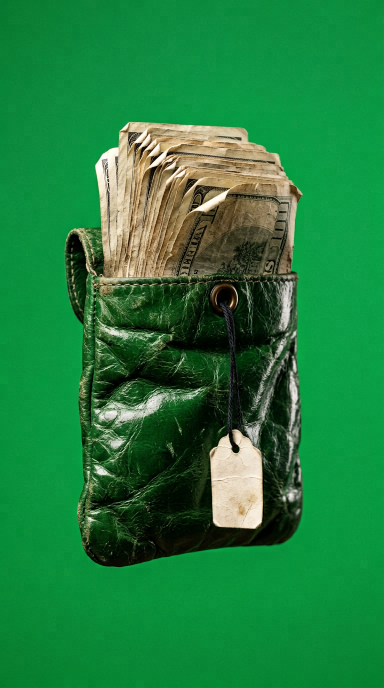
#> input picture showreel/v4/assets/plate-bag-green.png, 768 x 1376 px (shown at 1/2 size)
$ python -i v7.py   (imports and definitions only)
#> lines starting #> are read from the running program, lines starting #| are printed output that depends on the picture; after the words box and inside, x2 and y2 are one past the last pixel; in counts of white or black regions, pixels touching at a corner belong together
### tools/v5.py
#!/usr/bin/env python3
"""v5 — the reference's edit, our objects. No browser, no reference pixels.

REF-01 is a 23.27 s reel: TWENTY / BILLION type slams, a green macro, a bag on a stool
in a storm, a red "2008" portrait, and a loop of the same four motifs. The reference's
photographs are its own generated images; ours are different photographs of the same
ideas (bag on a stool, hands with money, a man in a red room). So this rebuild keeps the
*edit* — the timecodes, the transitions, the layout, the type system, the grade — and
puts our plates in the slots.

Everything is measured rather than eyeballed where a number exists:
  timecodes       analysis/v4-build/shots.json
  drift, grade    analysis/v4-build/shots_motion.json
  type 0.00-0.80  spec/typo-block.json  (fitted to the reference, see BUILD-LOG-01)

    python3 tools/v5.py --spec spec/v5-01.json --out public/demo/v5-30.mp4
"""
from __future__ import annotations

import argparse
import json
import math
import subprocess
import sys
import time
from pathlib import Path

sys.path.insert(0, str(Path(__file__).resolve().parent))
import cv2
import numpy as np
from PIL import Image, ImageDraw, ImageFilter, ImageFont

from ffbin import ffmpeg

W, H = 720, 1280
VENDOR = "showreel/v4/vendor"


# --------------------------------------------------------------------------- utils
# [12 lines left out: function ease, not called in this run]


def lerp(a, b, u):
    return a + (b - a) * u


def hex_rgb(s: str) -> tuple[int, int, int]:
    s = s.lstrip("#")
    return tuple(int(s[i:i + 2], 16) for i in (0, 2, 4))       # -> RGB


# -------------------------------------------------------------------------- assets
_cache: dict[str, np.ndarray] = {}


# [58 lines left out: functions asset, cut, draw_layer, not called in this run]


# ------------------------------------------------------------------- 3D camera
class Cam:
    """A pinhole camera over layers that sit at different depths.

    This is the whole difference between a flat cutout and a parallax shot. A layer at
    depth `z` is scaled by f/(f+z) and translated by the camera's own motion multiplied
    by the same factor, so a layer twice as far moves half as much and grows half as
    fast. The reference's red room does exactly this: the 2008 type slides across the
    man instead of riding with him, which is only possible if they are at two depths.
    """

    def __init__(self, f: float = 1500.0):
#> further down, picture is the input picture: shape (1376, 768, 3); mean B, G, R 61.7, 126.7, 33.5
        self.f = f

    # [4 lines left out: function project, not called in this run]


CAM = Cam()
GAIN = [1.0]        # multiplies the orbit/yaw amplitude; 1.0 is the film, >1 is proof


# [93 lines left out: functions place_px, _perspective, place, rgb, colour_selftest, not called in this run]

# ---------------------------------------------------------------------------- type
_fonts: dict[tuple[str, int], ImageFont.FreeTypeFont] = {}


# [4 lines left out: function font, not called in this run]


_tglyph: dict[tuple[str, str], np.ndarray] = {}


# [22 lines left out: functions glyph, draw_text, not called in this run]


# --------------------------------------------------------------------------- plate
_plate_cache: dict = {}


# [8 lines left out: function plate_surface, not called in this run]


def plate_colour(rgb) -> np.ndarray:
    return np.full((H, W, 3), rgb[::-1], np.float32)


# [39 lines left out: functions plate_gradient, plate_image, vignette, grain, not called in this run]


# --------------------------------------------------------------------------- scenes
GREEN = (125, 187, 11)          # #7dbb0b, measured off the reference's field
RED = (162, 26, 27)             # #a21a1b, the 2008 plate
INK_RED = (157, 9, 10)          # #9d090a, HE SAID / NO
GLASS = (239, 231, 214)         # #efe7d6, the subscribe pill
BAG = "showreel/v4/assets/layers/plate-bag-green-front.png"


# [61 lines left out: functions scene_s1, scene_s2, scene_s3, scene_s4, feather_edges, not called in this run]


# ------------------------------------------------------- plates as back + subject
# Every plate in this project ships as two registered layers: `-back` is the set with
# nobody in it, `-front` is the subject with its own alpha. That is the green-screen
# separation, already done properly -- and the offsets below are measured, not guessed:
# compositing front over back at these offsets reproduces the original plate to within
# 5.8/255. Splitting them is what lets the subject and the room move at different depths.
RATIO = W / 768.0                      # the plates are 768x1376, the film is 720x1280
COVER = max(W / 768.0, H / 1376.0)     # the scale at which a plate fills the frame exactly
PLATE_H = 1376
PAIRS: dict[str, dict] = {}
PAIR_SPEC = {
    "hero":  ("showreel/v4/assets/plate-cta-hero.png",  (54, 288)),
    "bag":   ("showreel/v4/assets/plate-bag-green.png", (120, 234)),
    "stool": ("showreel/v4/assets/plate-bag-stool.png", (174, 528)),
    "hands": ("showreel/v4/assets/plate-hands-red.png", (24, 156)),
}


# [10 lines left out: function load_pairs, not called in this run]


def plate_to_frame(x: float, y: float) -> tuple[float, float]:
    """Where a plate-space point lands in the film, when the plate is cover-fitted."""
    return x * RATIO, y * RATIO + (H - PLATE_H * RATIO) / 2


# [217 lines left out: functions warp_place, pair, red_field, red_room, scene_s5, scene_s6 and 8 more, not called in this run]


# ---------------------------------------------------------------------------- spec
S: dict = {}
TBAG: np.ndarray | None = None
TSTOOL: np.ndarray | None = None
THERO: np.ndarray | None = None
T2008: np.ndarray | None = None
THAND: np.ndarray | None = None


# [62 lines left out: functions load_spec, prepare, render_frame, not called in this run]


_prev_cache: dict[int, np.ndarray] = {}


# [61 lines left out: functions render_prev, main, not called in this run]


# [2 lines that do not run on import are left out]

### tools/v7.py
#!/usr/bin/env python3
"""v6 -- the whole reference edit, filled with our own plates.

`tools/v5.py` built the first seven seconds; it proved the camera and the room. This file
keeps that machinery (imported, not copied) and does three things it could not:

  1. **every shot is sounded and staged, 0.000 s to 23.267 s** -- all thirteen, not five;
  2. **the reference's own graphic devices** are rebuilt from our plates: the tilted
     money-packet card behind the red room, the hands holding cash, the macro of the
     green packet, the "BILLION" ghost inside the word, the slow push in the room;
  3. **the parts that read as a sticker are fixed** -- cutout edges feather into the set,
     the portrait is lit into the room instead of pasted on it, and the room has a real
     light direction, a floor falloff and haze.

Everything is measured from the reference: the shot table in `analysis/v4-build/shots.json`,
the ink widths of the type, the greens of the fields. None of the reference's own frames or
assets are ever drawn -- only numbers.

    python3 tools/v6.py --spec spec/v5-02.json --out public/demo/v6-01.mp4
    python3 tools/v6.py --stills /tmp/v6 --from 3.2 --to 9.2
"""
import argparse
import json
import math
import subprocess
import sys
import time
from pathlib import Path

import cv2
import numpy as np

sys.path.insert(0, str(Path(__file__).resolve().parent))
import v5 as base                                    # noqa: E402  the proven camera + room
from ffbin import ffmpeg                             # noqa: E402

W, H = base.W, base.H
CAM = base.CAM
GAIN = base.GAIN
rgb = base.rgb
glyph = base.glyph
draw_text = base.draw_text
draw_layer = base.draw_layer
place = base.place
place_px = base.place_px
plate_gradient = base.plate_gradient
plate_image = base.plate_image
plate_colour = base.plate_colour
plate_surface = base.plate_surface
feather_edges = base.feather_edges
warp_place = base.warp_place
vignette = base.vignette
grain = base.grain
ease = base.ease
lerp = base.lerp

GREEN = base.GREEN                                   # #7dbb0b, measured off the reference
INK_RED = base.INK_RED                               # #9d090a
GLASS = base.GLASS                                   # #efe7d6
A = "showreel/v4/assets/"

SPEC: dict = {}
T: dict[str, np.ndarray] = {}


# --------------------------------------------------------------------------- helpers
# [61 lines left out: functions lin, pop, despill, defog_front, not called in this run]


def cash_only(img: np.ndarray) -> np.ndarray:
    """Keep only the banknotes in the hands plate: the object, not the hands.

    The reference cuts to hands holding cash; our plate has the same gesture, but the layer
    it lives in is a full red frame whose edges can never be hidden on a lit wall. The notes
    are the part that reads at speed, and they are separable by their own colour -- warm,
    desaturated, much greener than the red set -- with a hard test that no red passes.
    """
    out = img.copy()
    f = out[..., :3].astype(np.float32)
    b, g, r = f[..., 0], f[..., 1], f[..., 2]
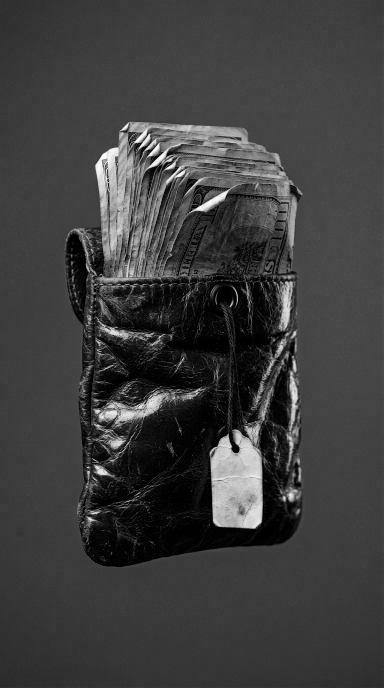
#> b: shape (1376, 768) float32 (shown at 1/2 size); min 0, max 255, mean 61.7
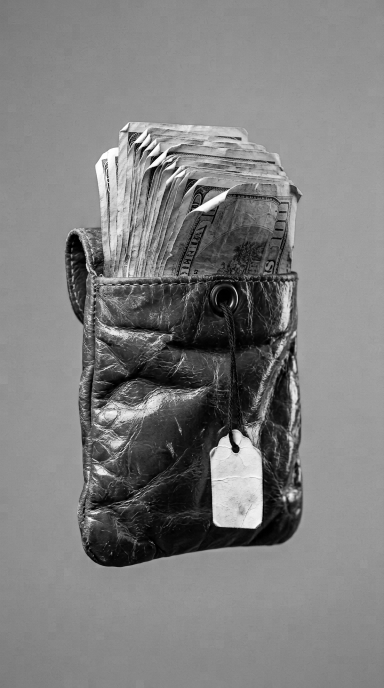
#> g: shape (1376, 768) float32 (shown at 1/2 size); min 0, max 255, mean 126.7
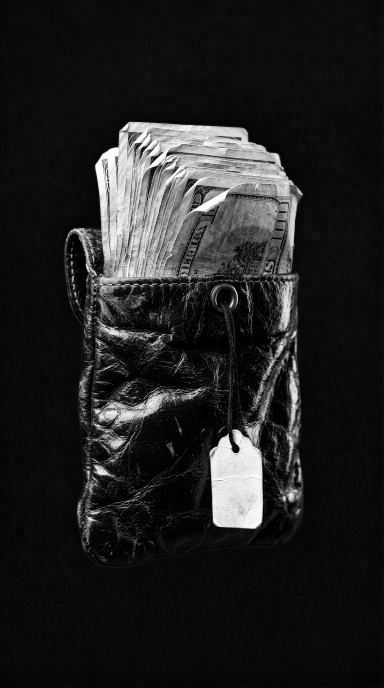
#> r: shape (1376, 768) float32 (shown at 1/2 size); min 0, max 255, mean 33.5
    luma = 0.114 * b + 0.587 * g + 0.299 * r
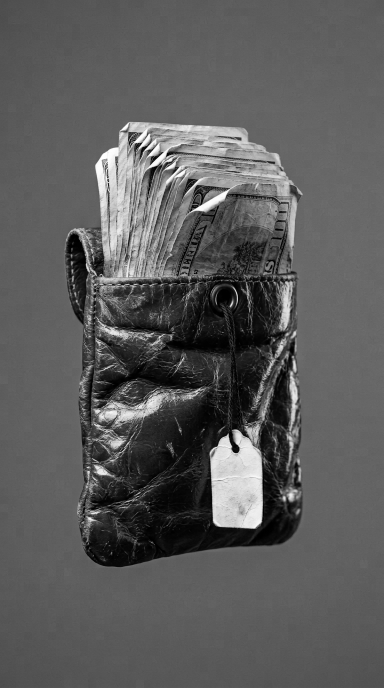
#> luma: shape (1376, 768) float32 (shown at 1/2 size); min 0, max 255, mean 91.4
    m = ((luma > 68) & (g > r * 0.56) & (b > r * 0.34)).astype(np.uint8)
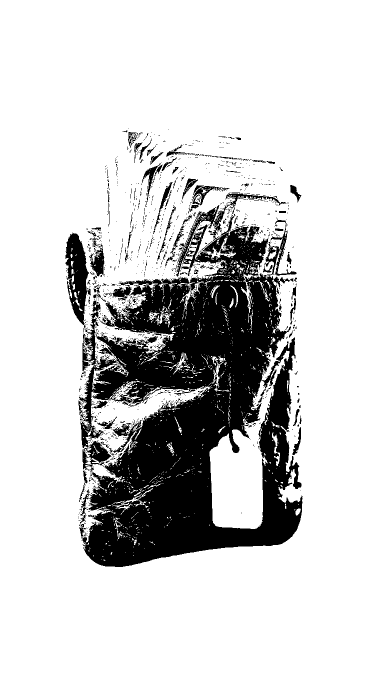
#> m: shape (1376, 768) (shown at 1/2 size); values 0 (black) and 1 (white), 81.4% white; 1300 black regions (1197 under 20 px), largest, box (x1, y1, x2, y2) and area: (157, 387, 605, 1134) 174901, (131, 465, 182, 650) 5118, (165, 882, 222, 941) 1552
    m = cv2.morphologyEx(m, cv2.MORPH_CLOSE, np.ones((21, 21), np.uint8))
#> m: shape (1376, 768); values 0 (black) and 1 (white), 92% white; 20 black regions, largest, box (x1, y1, x2, y2) and area: (268, 945, 597, 1124) 31275, (458, 580, 539, 859) 12836, (278, 795, 447, 939) 12382
    m = cv2.morphologyEx(m, cv2.MORPH_OPEN, np.ones((7, 7), np.uint8))
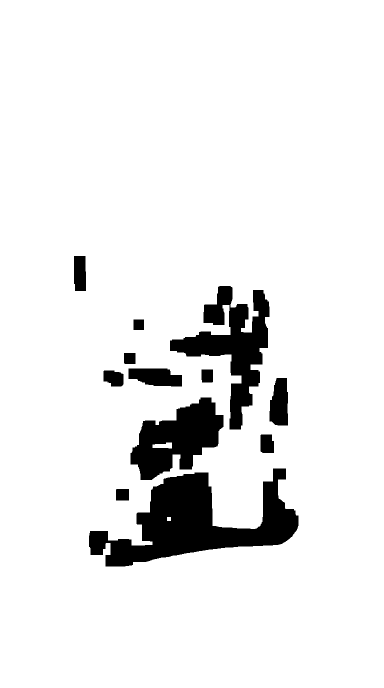
#> m: shape (1376, 768) (shown at 1/2 size); values 0 (black) and 1 (white), 91.9% white; 12 black regions, largest, box (x1, y1, x2, y2) and area: (178, 937, 597, 1133) 36377, (340, 572, 539, 859) 20469, (261, 795, 447, 960) 17042
    n, lab, st, cen = cv2.connectedComponentsWithStats(m, 8)
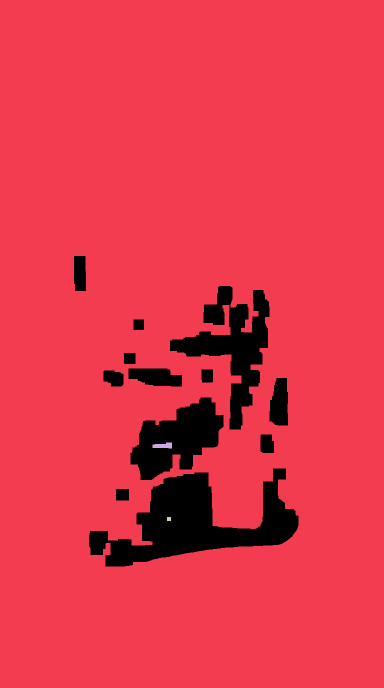
#> lab: shape (1376, 768) int32 (shown at 1/2 size); 4 distinct labels, from 0 to 3; one colour per label, 0 black
#> n = 4; st = [[148, 512, 449, 621, 85619], [0, 0, 768, 1376, 970735], [305, 885, 39, 12, 350], [334, 1034, 8, 8, 64]]; cen = [[397.1, 887.6], [382.3, 669.8], [326, 891.1], [337.5, 1037.5]]
    keep = np.zeros_like(m)
    for k in range(1, n):
        x, y, w, h, area = st[k]
        if area > 2600 and w > 40 and h > 26 and w / max(h, 1) > 1.05:
            keep[lab == k] = 1
#> this loop made 3 passes
#> keep: shape (1376, 768); every value is 0
    keep = cv2.dilate(keep, np.ones((5, 5), np.uint8))
    a = cv2.GaussianBlur(keep.astype(np.float32), (0, 0), 2.2)
#> a: shape (1376, 768) float32; every value is 0
#> (the run stopped early here; a loop or call above may not have finished)
